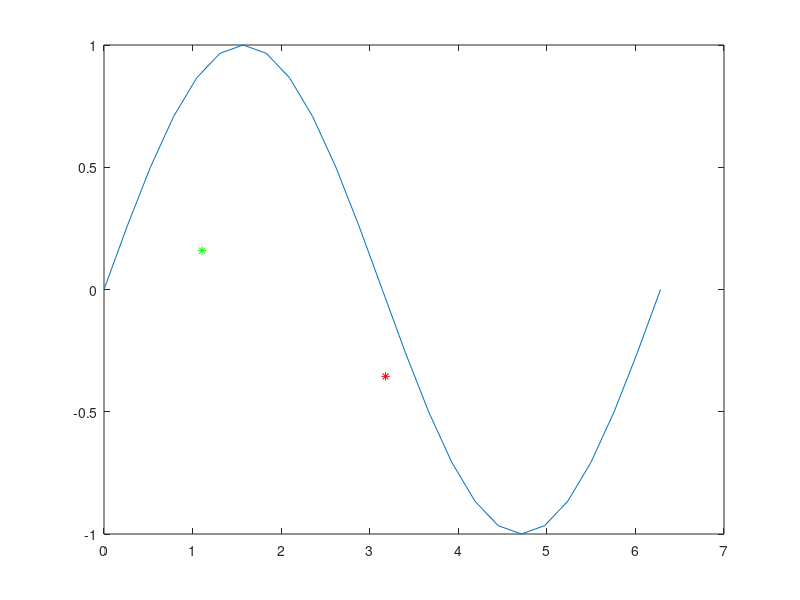

Reproduce this figure in MATLAB.
x = [0:pi/12:2*pi];
f = sin(x);
plot(x,f);
hold on;

x_low = 0;  
x_high = 2*pi;
y_high = 1;
y_low = -1;

f_of_b1 = sin(x_high);

hits = 0;
prompt = 'Enter trials number : ';
total = input(prompt);

for i = 1:total
    x1=(rand()* (x_high-x_low)) ; 
    y1=rand()* (y_high-y_low) + y_low;   

    f_of_xrand1 = sin(x1);
    #first half
    if  ((y1 >= 0 && y1 <= f_of_xrand1) || (y1 <= 0 && y1 >= f_of_xrand1) )
      hits=hits+1;
      plot(x1,y1,'g*');
      hold on;
    #2nd half
    elseif((x1 <= x_high/2 && y1 >=0) || (x1 >= x_high/2 && y1 <= 0))
     plot(x1,y1,'r*');
     hold on;
    end
   
 end
 
 r = (x_high-x_low)*f_of_b1;
 value = (hits)*r/total



